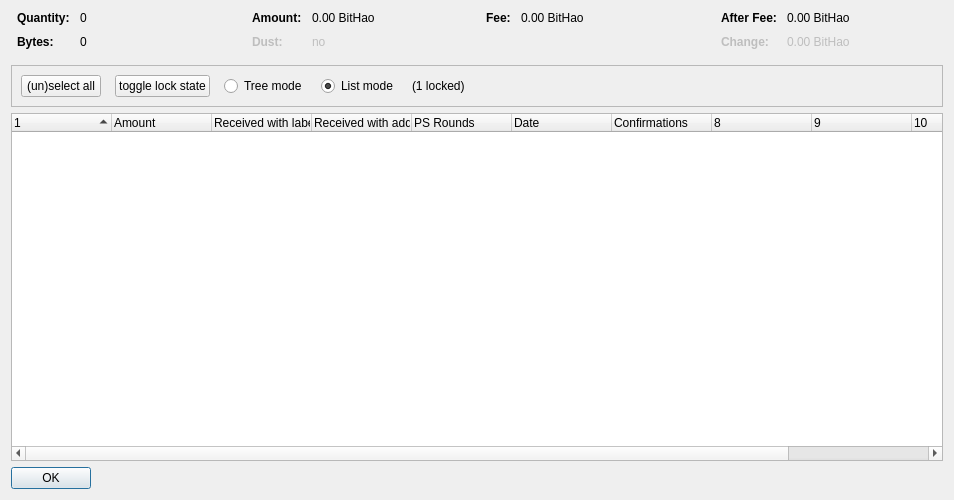
<?xml version="1.0" encoding="UTF-8"?>
<ui version="4.0">
 <class>CoinControlDialog</class>
 <widget class="QDialog" name="CoinControlDialog">
  <property name="geometry">
   <rect>
    <x>0</x>
    <y>0</y>
    <width>954</width>
    <height>500</height>
   </rect>
  </property>
  <property name="windowTitle">
   <string>Coin Selection</string>
  </property>
  <layout class="QVBoxLayout" name="verticalLayout">
   <item>
    <layout class="QHBoxLayout" name="horizontalLayoutTop" stretch="0,0,0,0">
     <property name="topMargin">
      <number>0</number>
     </property>
     <property name="bottomMargin">
      <number>10</number>
     </property>
     <item>
      <layout class="QFormLayout" name="formLayoutCoinControl1">
       <property name="horizontalSpacing">
        <number>10</number>
       </property>
       <property name="verticalSpacing">
        <number>10</number>
       </property>
       <property name="leftMargin">
        <number>6</number>
       </property>
       <property name="rightMargin">
        <number>6</number>
       </property>
       <item row="0" column="0">
        <widget class="QLabel" name="labelCoinControlQuantityText">
         <property name="font">
          <font>
           <weight>75</weight>
           <bold>true</bold>
          </font>
         </property>
         <property name="text">
          <string>Quantity:</string>
         </property>
        </widget>
       </item>
       <item row="0" column="1">
        <widget class="QLabel" name="labelCoinControlQuantity">
         <property name="cursor">
          <cursorShape>IBeamCursor</cursorShape>
         </property>
         <property name="contextMenuPolicy">
          <enum>Qt::ActionsContextMenu</enum>
         </property>
         <property name="text">
          <string notr="true">0</string>
         </property>
         <property name="textInteractionFlags">
          <set>Qt::LinksAccessibleByMouse|Qt::TextSelectableByKeyboard|Qt::TextSelectableByMouse</set>
         </property>
        </widget>
       </item>
       <item row="1" column="0">
        <widget class="QLabel" name="labelCoinControlBytesText">
         <property name="font">
          <font>
           <weight>75</weight>
           <bold>true</bold>
          </font>
         </property>
         <property name="text">
          <string>Bytes:</string>
         </property>
        </widget>
       </item>
       <item row="1" column="1">
        <widget class="QLabel" name="labelCoinControlBytes">
         <property name="cursor">
          <cursorShape>IBeamCursor</cursorShape>
         </property>
         <property name="contextMenuPolicy">
          <enum>Qt::ActionsContextMenu</enum>
         </property>
         <property name="text">
          <string notr="true">0</string>
         </property>
         <property name="textInteractionFlags">
          <set>Qt::LinksAccessibleByMouse|Qt::TextSelectableByKeyboard|Qt::TextSelectableByMouse</set>
         </property>
        </widget>
       </item>
      </layout>
     </item>
     <item>
      <layout class="QFormLayout" name="formLayoutCoinControl2">
       <property name="horizontalSpacing">
        <number>10</number>
       </property>
       <property name="verticalSpacing">
        <number>10</number>
       </property>
       <property name="leftMargin">
        <number>6</number>
       </property>
       <property name="rightMargin">
        <number>6</number>
       </property>
       <item row="0" column="0">
        <widget class="QLabel" name="labelCoinControlAmountText">
         <property name="font">
          <font>
           <weight>75</weight>
           <bold>true</bold>
          </font>
         </property>
         <property name="text">
          <string>Amount:</string>
         </property>
        </widget>
       </item>
       <item row="0" column="1">
        <widget class="QLabel" name="labelCoinControlAmount">
         <property name="cursor">
          <cursorShape>IBeamCursor</cursorShape>
         </property>
         <property name="contextMenuPolicy">
          <enum>Qt::ActionsContextMenu</enum>
         </property>
         <property name="text">
          <string notr="true">0.00 BitHao</string>
         </property>
         <property name="textInteractionFlags">
          <set>Qt::LinksAccessibleByMouse|Qt::TextSelectableByKeyboard|Qt::TextSelectableByMouse</set>
         </property>
        </widget>
       </item>
       <item row="1" column="0">
        <widget class="QLabel" name="labelCoinControlLowOutputText">
         <property name="enabled">
          <bool>false</bool>
         </property>
         <property name="font">
          <font>
           <weight>75</weight>
           <bold>true</bold>
          </font>
         </property>
         <property name="text">
          <string>Dust:</string>
         </property>
        </widget>
       </item>
       <item row="1" column="1">
        <widget class="QLabel" name="labelCoinControlLowOutput">
         <property name="enabled">
          <bool>false</bool>
         </property>
         <property name="cursor">
          <cursorShape>IBeamCursor</cursorShape>
         </property>
         <property name="contextMenuPolicy">
          <enum>Qt::ActionsContextMenu</enum>
         </property>
         <property name="text">
          <string notr="true">no</string>
         </property>
         <property name="textInteractionFlags">
          <set>Qt::LinksAccessibleByMouse|Qt::TextSelectableByKeyboard|Qt::TextSelectableByMouse</set>
         </property>
        </widget>
       </item>
      </layout>
     </item>
     <item>
      <layout class="QFormLayout" name="formLayoutCoinControl3">
       <property name="horizontalSpacing">
        <number>10</number>
       </property>
       <property name="verticalSpacing">
        <number>10</number>
       </property>
       <property name="leftMargin">
        <number>6</number>
       </property>
       <property name="rightMargin">
        <number>6</number>
       </property>
       <item row="0" column="0">
        <widget class="QLabel" name="labelCoinControlFeeText">
         <property name="font">
          <font>
           <weight>75</weight>
           <bold>true</bold>
          </font>
         </property>
         <property name="text">
          <string>Fee:</string>
         </property>
        </widget>
       </item>
       <item row="0" column="1">
        <widget class="QLabel" name="labelCoinControlFee">
         <property name="cursor">
          <cursorShape>IBeamCursor</cursorShape>
         </property>
         <property name="contextMenuPolicy">
          <enum>Qt::ActionsContextMenu</enum>
         </property>
         <property name="text">
          <string notr="true">0.00 BitHao</string>
         </property>
         <property name="textInteractionFlags">
          <set>Qt::LinksAccessibleByMouse|Qt::TextSelectableByKeyboard|Qt::TextSelectableByMouse</set>
         </property>
        </widget>
       </item>
      </layout>
     </item>
     <item>
      <layout class="QFormLayout" name="formLayoutCoinControl4">
       <property name="horizontalSpacing">
        <number>10</number>
       </property>
       <property name="verticalSpacing">
        <number>10</number>
       </property>
       <property name="leftMargin">
        <number>6</number>
       </property>
       <property name="rightMargin">
        <number>6</number>
       </property>
       <item row="0" column="0">
        <widget class="QLabel" name="labelCoinControlAfterFeeText">
         <property name="font">
          <font>
           <weight>75</weight>
           <bold>true</bold>
          </font>
         </property>
         <property name="text">
          <string>After Fee:</string>
         </property>
        </widget>
       </item>
       <item row="0" column="1">
        <widget class="QLabel" name="labelCoinControlAfterFee">
         <property name="cursor">
          <cursorShape>IBeamCursor</cursorShape>
         </property>
         <property name="contextMenuPolicy">
          <enum>Qt::ActionsContextMenu</enum>
         </property>
         <property name="text">
          <string notr="true">0.00 BitHao</string>
         </property>
         <property name="textInteractionFlags">
          <set>Qt::LinksAccessibleByMouse|Qt::TextSelectableByKeyboard|Qt::TextSelectableByMouse</set>
         </property>
        </widget>
       </item>
       <item row="1" column="0">
        <widget class="QLabel" name="labelCoinControlChangeText">
         <property name="enabled">
          <bool>false</bool>
         </property>
         <property name="font">
          <font>
           <weight>75</weight>
           <bold>true</bold>
          </font>
         </property>
         <property name="text">
          <string>Change:</string>
         </property>
        </widget>
       </item>
       <item row="1" column="1">
        <widget class="QLabel" name="labelCoinControlChange">
         <property name="enabled">
          <bool>false</bool>
         </property>
         <property name="cursor">
          <cursorShape>IBeamCursor</cursorShape>
         </property>
         <property name="contextMenuPolicy">
          <enum>Qt::ActionsContextMenu</enum>
         </property>
         <property name="text">
          <string notr="true">0.00 BitHao</string>
         </property>
         <property name="textInteractionFlags">
          <set>Qt::LinksAccessibleByMouse|Qt::TextSelectableByKeyboard|Qt::TextSelectableByMouse</set>
         </property>
        </widget>
       </item>
      </layout>
     </item>
    </layout>
   </item>
   <item>
    <widget class="QFrame" name="frame">
     <property name="minimumSize">
      <size>
       <width>0</width>
       <height>40</height>
      </size>
     </property>
     <property name="frameShape">
      <enum>QFrame::StyledPanel</enum>
     </property>
     <property name="frameShadow">
      <enum>QFrame::Sunken</enum>
     </property>
     <layout class="QHBoxLayout" name="horizontalLayout">
      <item>
       <layout class="QHBoxLayout" name="horizontalLayoutPanel" stretch="0,0,0,0,0,0">
        <property name="spacing">
         <number>14</number>
        </property>
        <item>
         <widget class="QPushButton" name="pushButtonSelectAll">
          <property name="sizePolicy">
           <sizepolicy hsizetype="Maximum" vsizetype="Fixed">
            <horstretch>0</horstretch>
            <verstretch>0</verstretch>
           </sizepolicy>
          </property>
          <property name="text">
           <string>(un)select all</string>
          </property>
          <property name="autoDefault">
           <bool>false</bool>
          </property>
         </widget>
        </item>
        <item>
         <widget class="QPushButton" name="pushButtonToggleLock">
          <property name="sizePolicy">
           <sizepolicy hsizetype="Maximum" vsizetype="Fixed">
            <horstretch>0</horstretch>
            <verstretch>0</verstretch>
           </sizepolicy>
          </property>
          <property name="text">
           <string>toggle lock state</string>
          </property>
          <property name="autoDefault">
           <bool>false</bool>
          </property>
         </widget>
        </item>
        <item>
         <widget class="QRadioButton" name="radioTreeMode">
          <property name="sizePolicy">
           <sizepolicy hsizetype="Maximum" vsizetype="Fixed">
            <horstretch>0</horstretch>
            <verstretch>0</verstretch>
           </sizepolicy>
          </property>
          <property name="text">
           <string>Tree mode</string>
          </property>
         </widget>
        </item>
        <item>
         <widget class="QRadioButton" name="radioListMode">
          <property name="sizePolicy">
           <sizepolicy hsizetype="Maximum" vsizetype="Fixed">
            <horstretch>0</horstretch>
            <verstretch>0</verstretch>
           </sizepolicy>
          </property>
          <property name="text">
           <string>List mode</string>
          </property>
          <property name="checked">
           <bool>true</bool>
          </property>
         </widget>
        </item>
        <item>
         <widget class="QLabel" name="labelLocked">
          <property name="text">
           <string>(1 locked)</string>
          </property>
         </widget>
        </item>
        <item>
         <spacer name="horizontalSpacer">
          <property name="orientation">
           <enum>Qt::Horizontal</enum>
          </property>
          <property name="sizeHint" stdset="0">
           <size>
            <width>40</width>
            <height>20</height>
           </size>
          </property>
         </spacer>
        </item>
       </layout>
      </item>
     </layout>
    </widget>
   </item>
   <item>
    <widget class="CoinControlTreeWidget" name="treeWidget">
     <property name="contextMenuPolicy">
      <enum>Qt::CustomContextMenu</enum>
     </property>
     <property name="sortingEnabled">
      <bool>false</bool>
     </property>
     <property name="columnCount">
      <number>11</number>
     </property>
     <attribute name="headerShowSortIndicator" stdset="0">
      <bool>true</bool>
     </attribute>
     <attribute name="headerStretchLastSection">
      <bool>false</bool>
     </attribute>
     <column>
      <property name="text">
       <string/>
      </property>
     </column>
     <column>
      <property name="text">
       <string>Amount</string>
      </property>
     </column>
     <column>
      <property name="text">
       <string>Received with label</string>
      </property>
     </column>
     <column>
      <property name="text">
       <string>Received with address</string>
      </property>
     </column>
     <column>
      <property name="text">
       <string>PS Rounds</string>
      </property>
     </column>
     <column>
      <property name="text">
       <string>Date</string>
      </property>
     </column>
     <column>
      <property name="text">
       <string>Confirmations</string>
      </property>
      <property name="toolTip">
       <string>Confirmed</string>
      </property>
     </column>
     <column>
      <property name="text">
       <string/>
      </property>
     </column>
     <column>
      <property name="text">
       <string/>
      </property>
     </column>
     <column>
      <property name="text">
       <string/>
      </property>
     </column>
     <column>
      <property name="text">
       <string/>
      </property>
     </column>
    </widget>
   </item>
   <item>
    <widget class="QDialogButtonBox" name="buttonBox">
     <property name="sizePolicy">
      <sizepolicy hsizetype="Maximum" vsizetype="Fixed">
       <horstretch>0</horstretch>
       <verstretch>0</verstretch>
      </sizepolicy>
     </property>
     <property name="orientation">
      <enum>Qt::Horizontal</enum>
     </property>
     <property name="standardButtons">
      <set>QDialogButtonBox::Ok</set>
     </property>
    </widget>
   </item>
  </layout>
 </widget>
 <customwidgets>
  <customwidget>
   <class>CoinControlTreeWidget</class>
   <extends>QTreeWidget</extends>
   <header>coincontroltreewidget.h</header>
  </customwidget>
 </customwidgets>
 <resources/>
 <connections/>
</ui>
